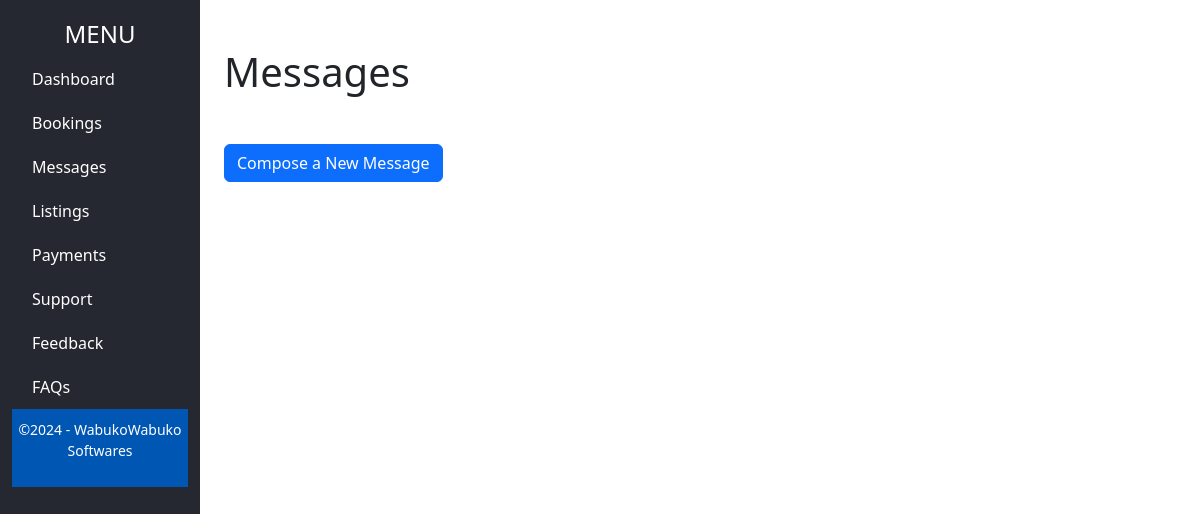
The page /messagesM/ on the database as committed earlier.
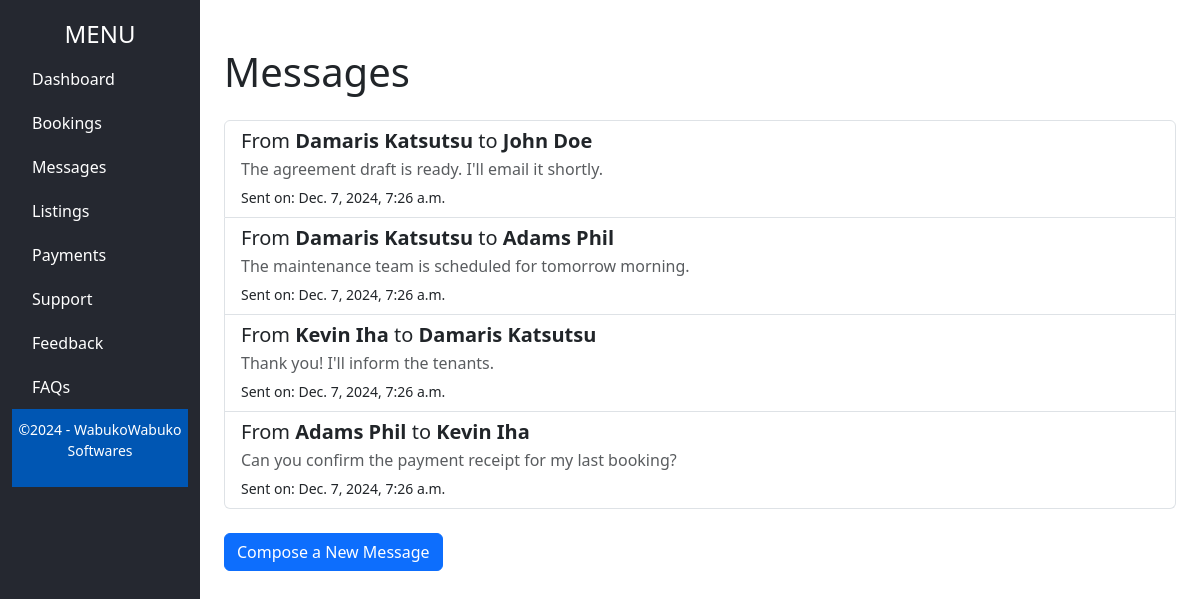
The same page on the database as committed later.
### App/models.py (models this page shows)
class Message(models.Model):
    sender = models.ForeignKey(User, on_delete=models.CASCADE, related_name='sent_messages')
    receiver = models.ForeignKey(User, on_delete=models.CASCADE, related_name='received_messages')
    content = models.TextField()
    created_at = models.DateTimeField(auto_now_add=True)

class User(models.Model):
    email = models.EmailField(max_length=50, blank=False, null=False, unique=True)
    password = models.CharField(max_length=150)
    username = models.CharField(max_length=150)
    phone = models.CharField(max_length=13, blank=True, null=True)

### App/views.py (the view)
# urls.py: path('messagesM/', views.messagesM, name="messages_page"),
def messagesM(request):
    dataMessages = Message.objects.all()
    return render(request, "messagesM.html", {'dataMessages': dataMessages})

### App/templates/messagesM.html (shortened to what this page needs)
{% extends 'baseForAfterLogin.html' %}
{% block mainContent %}
    <div class="container my-5">
        <h1 class="mb-4">Messages</h1>
        <div class="list-group">
            {% for message in dataMessages %}
            <div class="list-group-item list-group-item-action position-relative">
                <h5 class="mb-1">From <strong>{{ message.sender.username }}</strong> to <strong>{{ message.receiver.username }}</strong></h5>
                <p class="mb-1 text-muted">{{ message.content }}</p>
                <small>Sent on: {{ message.created_at }}</small>
            </div>
            {% endfor %}
        </div>
        <button class="btn btn-primary mt-4" data-bs-toggle="modal" data-bs-target="#composeMessageModal">Compose a New Message</button>
    </div>
{% endblock mainContent %}

### App/templates/baseForAfterLogin.html (shortened to what this page needs)
<!DOCTYPE html>
<html lang="en">
<head>
    <link href="https://cdn.jsdelivr.net/npm/bootstrap@5.3.0-alpha1/dist/css/bootstrap.min.css" rel="stylesheet">
</head>
<body>
    <div class="container-fluid">
        <div class="row">
            <div class="col-md-2 sidebar">
                <h4 class="text-center">MENU</h4>
                <nav>
                    <a href="{% url 'dashboard_page' %}">Dashboard</a>
                    <a href="{% url 'bookings_page' %}">Bookings</a>
                    <a href="{% url 'messages_page' %}">Messages</a>
                    <a href="{% url 'listings_page' %}">Listings</a>
                    <a href="{% url 'payments_page' %}">Payments</a>
                    <a href="{% url 'support_page' %}">Support</a>
                    <a href="{% url 'feedback_page' %}">Feedback</a>
                    <a href="{% url 'faq_page' %}">FAQs</a>
                </nav>
                <footer class="mt-auto">
                    <p>©2024 - WabukoWabuko Softwares</p>
                </footer>
            </div>
            <div class="col-md-10">
                {% block mainContent %}
                {% endblock mainContent %}
            </div>
        </div>
    </div>
</body>
</html>

### App/templates/baseForAfterLogin.html (style rules this page uses)
.sidebar { height: 100vh; background-color: #252830; color: white; padding-top: 20px; }
.sidebar a { color: white; text-decoration: none; display: block; padding: 10px 20px; transition: 0.3s; }
footer { background-color: #0056b3; text-align: center; padding: 10px 0; font-size: 14px; }

### App/templates/messagesM.html (style rules this page uses)
.list-group-item { transition: background-color 0.3s ease; }

Rows that differ between the two databases and show on the page:
added Message: sender.username "Damaris Katsutsu", receiver.username "John Doe", content "The agreement draft is ready. I'll email it shortly.", created_at "Dec. 7, 2024, 7:26 a.m."
added Message: sender.username "Damaris Katsutsu", receiver.username "Adams Phil", content "The maintenance team is scheduled for tomorrow morning.", created_at "Dec. 7, 2024, 7:26 a.m."
added Message: sender.username "Kevin Iha", receiver.username "Damaris Katsutsu", content "Thank you! I'll inform the tenants.", created_at "Dec. 7, 2024, 7:26 a.m."
added Message: sender.username "Adams Phil", receiver.username "Kevin Iha", content "Can you confirm the payment receipt for my last booking?", created_at "Dec. 7, 2024, 7:26 a.m."
